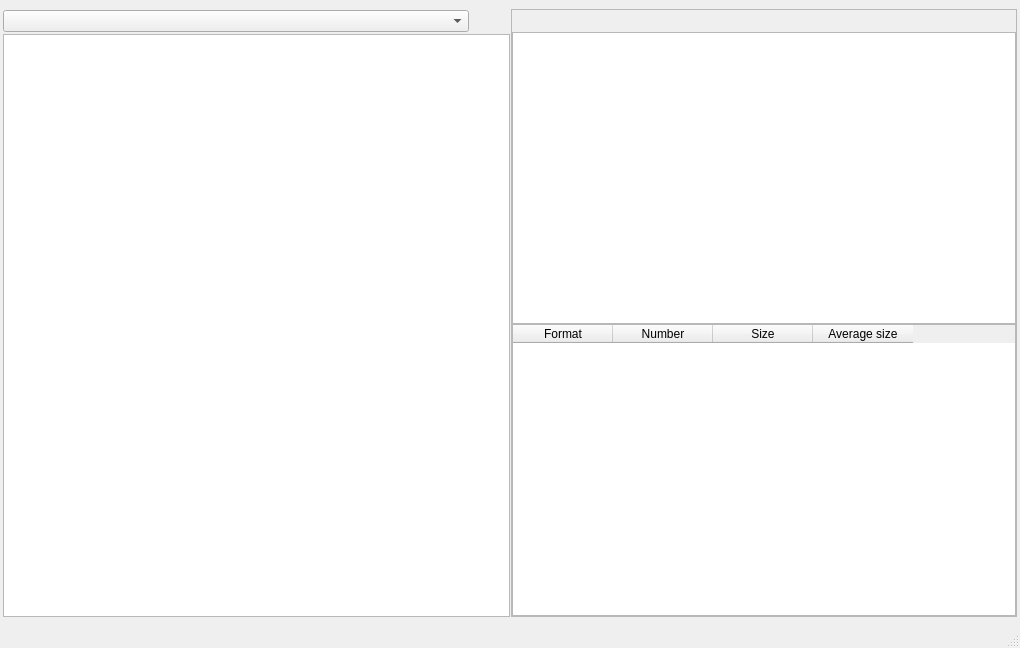
<?xml version="1.0" encoding="UTF-8"?>
<ui version="4.0">
 <class>MainWindow</class>
 <widget class="QMainWindow" name="MainWindow">
  <property name="geometry">
   <rect>
    <x>0</x>
    <y>0</y>
    <width>1020</width>
    <height>648</height>
   </rect>
  </property>
  <property name="windowTitle">
   <string>MainWindow</string>
  </property>
  <property name="windowIcon">
   <iconset resource="images.qrc">
    <normaloff>:/pref/FSeek.png</normaloff>:/pref/FSeek.png</iconset>
  </property>
  <widget class="QWidget" name="centralwidget">
   <layout class="QHBoxLayout" name="horizontalLayout_2">
    <property name="spacing">
     <number>1</number>
    </property>
    <property name="leftMargin">
     <number>3</number>
    </property>
    <property name="rightMargin">
     <number>3</number>
    </property>
    <item>
     <layout class="QVBoxLayout" name="verticalLayout2">
      <property name="spacing">
       <number>1</number>
      </property>
      <item>
       <layout class="QHBoxLayout" name="horizontalLayout">
        <item>
         <widget class="QComboBox" name="cbDisk">
          <property name="font">
           <font>
            <family>Monospace</family>
           </font>
          </property>
         </widget>
        </item>
        <item>
         <widget class="QPushButton" name="refreshButton">
          <property name="sizePolicy">
           <sizepolicy hsizetype="Maximum" vsizetype="Fixed">
            <horstretch>0</horstretch>
            <verstretch>0</verstretch>
           </sizepolicy>
          </property>
          <property name="minimumSize">
           <size>
            <width>24</width>
            <height>24</height>
           </size>
          </property>
          <property name="toolTip">
           <string>Refresh disk list</string>
          </property>
          <property name="text">
           <string/>
          </property>
          <property name="icon">
           <iconset resource="images.qrc">
            <normaloff>:/pref/refresh.png</normaloff>:/pref/refresh.png</iconset>
          </property>
          <property name="flat">
           <bool>true</bool>
          </property>
         </widget>
        </item>
       </layout>
      </item>
      <item>
       <widget class="QTreeView" name="treeView">
        <property name="sizePolicy">
         <sizepolicy hsizetype="MinimumExpanding" vsizetype="Expanding">
          <horstretch>0</horstretch>
          <verstretch>0</verstretch>
         </sizepolicy>
        </property>
        <property name="verticalScrollMode">
         <enum>QAbstractItemView::ScrollPerPixel</enum>
        </property>
        <property name="sortingEnabled">
         <bool>true</bool>
        </property>
        <property name="animated">
         <bool>false</bool>
        </property>
        <attribute name="headerVisible">
         <bool>false</bool>
        </attribute>
        <attribute name="headerShowSortIndicator" stdset="0">
         <bool>true</bool>
        </attribute>
        <attribute name="headerStretchLastSection">
         <bool>true</bool>
        </attribute>
       </widget>
      </item>
     </layout>
    </item>
    <item>
     <layout class="QVBoxLayout" name="verticalLayout1">
      <property name="spacing">
       <number>1</number>
      </property>
      <item>
       <widget class="QFrame" name="frameData">
        <property name="sizePolicy">
         <sizepolicy hsizetype="Preferred" vsizetype="Preferred">
          <horstretch>0</horstretch>
          <verstretch>0</verstretch>
         </sizepolicy>
        </property>
        <property name="toolTip">
         <string extracomment="Refresh volumes list"/>
        </property>
        <property name="frameShape">
         <enum>QFrame::StyledPanel</enum>
        </property>
        <property name="frameShadow">
         <enum>QFrame::Raised</enum>
        </property>
        <layout class="QVBoxLayout" name="verticalLayout">
         <property name="spacing">
          <number>0</number>
         </property>
         <property name="leftMargin">
          <number>0</number>
         </property>
         <property name="topMargin">
          <number>0</number>
         </property>
         <property name="rightMargin">
          <number>0</number>
         </property>
         <property name="bottomMargin">
          <number>0</number>
         </property>
         <item>
          <layout class="QHBoxLayout" name="layoutCharts">
           <item>
            <spacer name="horizontalSpacer">
             <property name="orientation">
              <enum>Qt::Horizontal</enum>
             </property>
             <property name="sizeHint" stdset="0">
              <size>
               <width>40</width>
               <height>20</height>
              </size>
             </property>
            </spacer>
           </item>
           <item>
            <layout class="QHBoxLayout" name="chartButtonsLayout">
             <item>
              <widget class="QPushButton" name="buttonChart">
               <property name="sizePolicy">
                <sizepolicy hsizetype="Maximum" vsizetype="Fixed">
                 <horstretch>0</horstretch>
                 <verstretch>0</verstretch>
                </sizepolicy>
               </property>
               <property name="text">
                <string/>
               </property>
               <property name="icon">
                <iconset resource="images.qrc">
                 <normaloff>:/pref/chart.png</normaloff>:/pref/chart.png</iconset>
               </property>
               <property name="checkable">
                <bool>false</bool>
               </property>
               <property name="checked">
                <bool>false</bool>
               </property>
               <property name="flat">
                <bool>true</bool>
               </property>
              </widget>
             </item>
             <item>
              <widget class="QPushButton" name="buttonPie">
               <property name="sizePolicy">
                <sizepolicy hsizetype="Maximum" vsizetype="Fixed">
                 <horstretch>0</horstretch>
                 <verstretch>0</verstretch>
                </sizepolicy>
               </property>
               <property name="text">
                <string/>
               </property>
               <property name="icon">
                <iconset resource="images.qrc">
                 <normaloff>:/pref/pizza.png</normaloff>:/pref/pizza.png</iconset>
               </property>
               <property name="checkable">
                <bool>false</bool>
               </property>
               <property name="checked">
                <bool>false</bool>
               </property>
               <property name="flat">
                <bool>true</bool>
               </property>
              </widget>
             </item>
            </layout>
           </item>
          </layout>
         </item>
         <item>
          <widget class="QChartView" name="chartsWidget">
           <property name="sizePolicy">
            <sizepolicy hsizetype="Expanding" vsizetype="Expanding">
             <horstretch>0</horstretch>
             <verstretch>0</verstretch>
            </sizepolicy>
           </property>
          </widget>
         </item>
         <item>
          <widget class="QTableWidget" name="tableWidget">
           <attribute name="horizontalHeaderVisible">
            <bool>true</bool>
           </attribute>
           <attribute name="verticalHeaderVisible">
            <bool>false</bool>
           </attribute>
           <column>
            <property name="text">
             <string>Format</string>
            </property>
           </column>
           <column>
            <property name="text">
             <string>Number</string>
            </property>
           </column>
           <column>
            <property name="text">
             <string>Size</string>
            </property>
           </column>
           <column>
            <property name="text">
             <string>Average size</string>
            </property>
           </column>
          </widget>
         </item>
        </layout>
       </widget>
      </item>
     </layout>
    </item>
   </layout>
  </widget>
  <widget class="QMenuBar" name="menubar">
   <property name="geometry">
    <rect>
     <x>0</x>
     <y>0</y>
     <width>1020</width>
     <height>32</height>
    </rect>
   </property>
  </widget>
  <widget class="QStatusBar" name="statusbar"/>
 </widget>
 <customwidgets>
  <customwidget>
   <class>QChartView</class>
   <extends>QGraphicsView</extends>
   <header>qchartview.h</header>
  </customwidget>
 </customwidgets>
 <resources>
  <include location="images.qrc"/>
 </resources>
 <connections/>
</ui>
